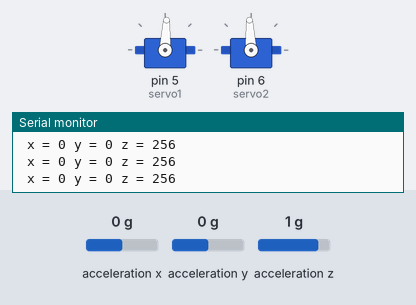
This sketch was run on a simulated Arduino Uno, built with avr-gcc and run on an emulated ATmega328P. On the bench: 2 × servo, the last lines printed to the serial monitor. The test bench sets the inputs (shaded band); at power-on: acceleration x 0 g, acceleration y 0 g, acceleration z 1 g.

Above: at 1.2 s.
1.3 s: acceleration x set to -1.4 g
At 1.6 s:
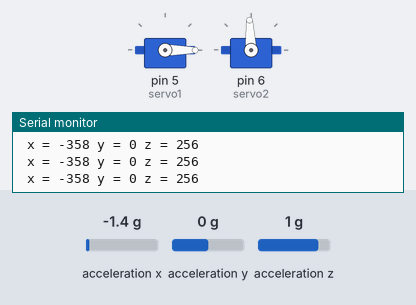
2.8 s: acceleration y set to -1.4 g
At 3.4 s:
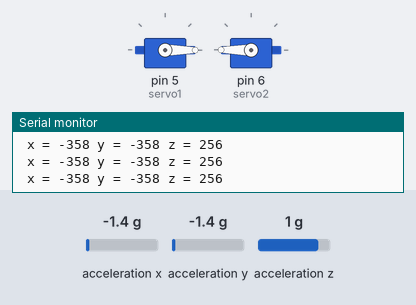
4.3 s: acceleration x set to 0 g
At 5.4 s:
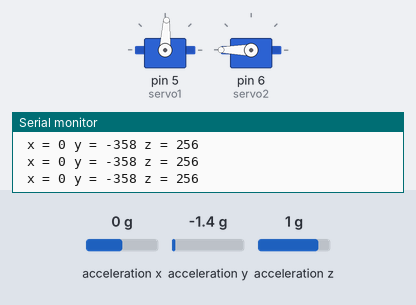
5.8 s: acceleration x set to 0.8 g
At 6.6 s:
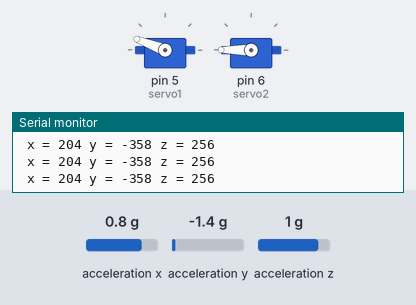
7.3 s: acceleration y set to 0 g
At 8.5 s:
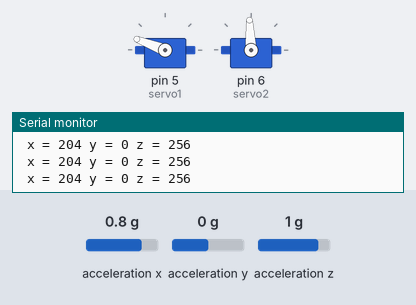
8.8 s: acceleration y set to -0.8 g
At 9.7 s:
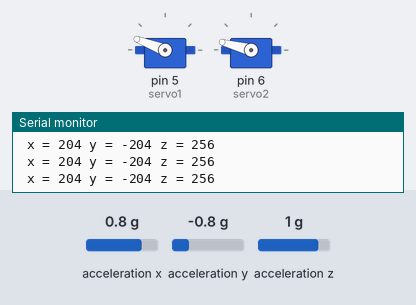
Timing chart, 0 to 11.3 s (numbered marks = the images above; inputs shaded):
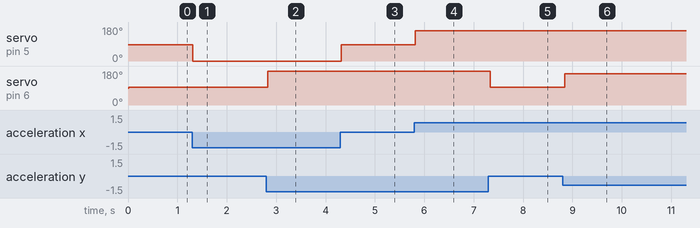

The sketch:

adxl.ino
```cpp
// Watch video here: https://www.youtube.com/watch?v=U0hJBc1Ppv4

/*
Accelerometer connection pins (I2C) to Arduino are shown below:

Arduino     Accelerometer ADXL345
  A5            SCL
  A4            SDA
  3.3V          CS
  3.3V          VCC
  GND           GND

Arduino     Servo No. 1
  5V          5V  (Red Wire)
  GND         GND (Black Wire)
  D5          (last wire for control - might be white color)

Arduino     Servo No. 2
  5V          5V  (Red Wire)
  GND         GND (Black Wire)
  D6          (last wire for control - might be white color)
*/

#include <Wire.h>
#include <ADXL345.h>

#include <Servo.h>

Servo servo1;  // create servo object to control a servo
Servo servo2;

ADXL345 adxl; //variable adxl is an instance of the ADXL345 library

int x, y, z;
int rawX, rawY, rawZ;
int mappedRawX, mappedRawY;

void setup() {
  Serial.begin(9600);
  adxl.powerOn();
  servo1.attach(5);
  servo2.attach(6);
}

void loop() {
  adxl.readAccel(&x, &y, &z); //read the accelerometer values and store them in variables  x,y,z
  Serial.print(" x = ");Serial.print(x);
  Serial.print(" y = ");Serial.print(y);
  Serial.print(" z = ");Serial.println(z);
  rawX = x - 7;
  rawY = y - 6;
  rawZ = z + 10;

  if (rawX < -255) rawX = -255; else if (rawX > 255) rawX = 255;
  if (rawY < -255) rawY = -255; else if (rawY > 255) rawY = 255;

  mappedRawX = map(rawX, -255, 255, 0, 180);
  mappedRawY = map(rawY, -255, 255, 0, 180);

  servo1.write(mappedRawX);
  delay(15);
  servo2.write(180 - mappedRawY);
  delay(15);

  //Serial.print(" mappedRawX = "); Serial.print(mappedRawX); // raw data with offset
  //Serial.print(" mappedRawY = "); Serial.println(mappedRawY); // raw data with offset
}
```

Measured:
- after the input at 1.3 s, servo on pin 5 (servo1): 87° → 0° at once
- after the input at 2.8 s, servo on pin 6 (servo2): 93° → 180° at once
- after the input at 4.3 s, servo on pin 5 (servo1): 0° → 87° at once
- after the input at 5.8 s, servo on pin 5 (servo1): 87° → 159° at once
- after the input at 7.3 s, servo on pin 6 (servo2): 180° → 93° at once
- after the input at 8.8 s, servo on pin 6 (servo2): 93° → 165° at once
